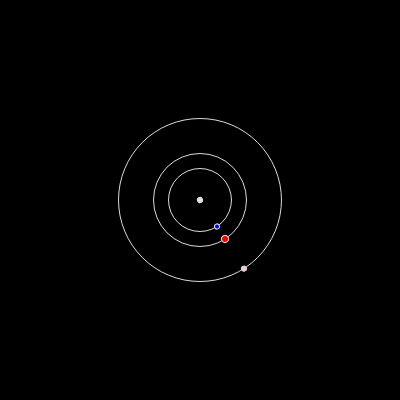
Frame 1 (no input)
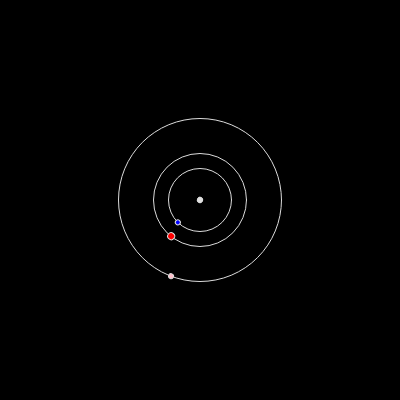
Frame 60 (no input)
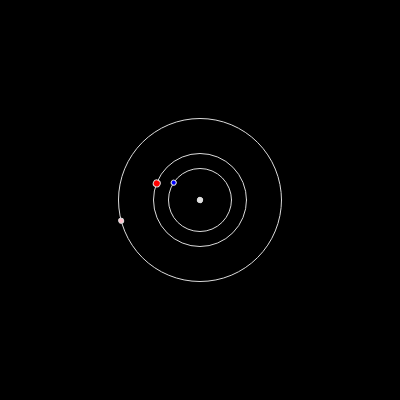
Frame 120 (the mouse pressed at the canvas centre since frame 60)

The p5.js sketch that drew these frames (run headless with seeded random() and noise() and a simulated clock; from frame 60 on, the mouse is pressed at the canvas centre):

// p5.js sketch
// ── sketch.js
s=1;
s_2=1;
s_3=1;
function setup() {
  createCanvas(400, 400);
}

function draw() {
  background(0);
  noFill();
  stroke(220);
  ellipse(200,200,63);
  ellipse(200,200,93);
  ellipse(200,200,163);
  push();
  translate(200,200);
  rotate(s);
  s =s+0.0229;
  fill(225);
  circle(0,0,5);
  fill('blue')
  circle(31.5,0,5);
 // circle(46.3,0,7);
 // circle(81.5,0,2.5)
  pop();
  push();
  translate(200,200);
  rotate(s_2);
  s_2 =s_2+0.0210698;
  fill(225);
  circle(0,0,5);
  fill('red')
  //circle(31.5,0,5);
   circle(46.3,0,7);
 // circle(81.5,0,2.5)
  pop();
  push();
  translate(200,200);
  rotate(s_3);
  s_3 =s_3+0.0158306;
  fill('pink')
 // circle(31.5,0,5);
 // circle(46.3,0,7);
   circle(81.5,0,5);
  pop();
}
